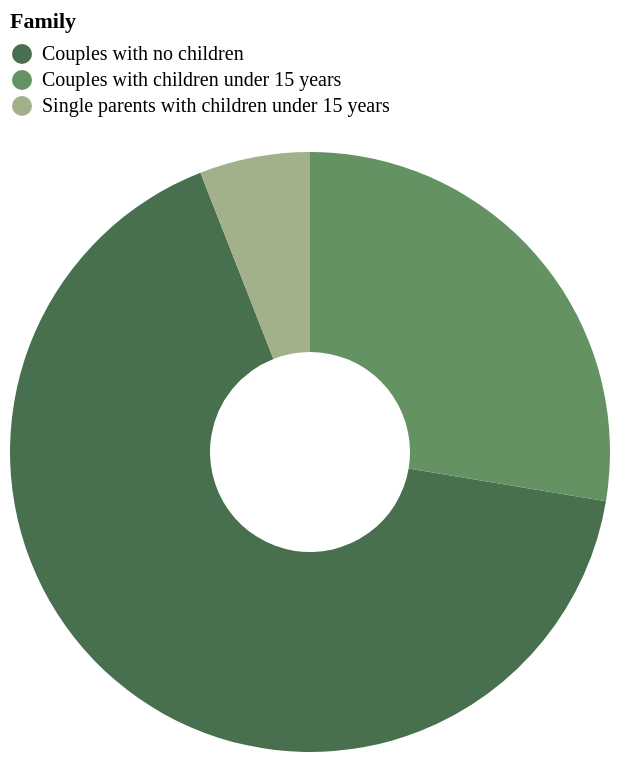

Vega-Lite specification for this chart:
### Vega-Lite specification from a JSON file in a GitHub repository (floating-point values rounded to 4 significant figures)
{"$schema": "https://vega.github.io/schema/vega-lite/v5.json", "data": {"values": [{"Family": "Couples with no children", "Value": 558, "Percentage": "66.43%"}, {"Family": "Couples with children under 15 years", "Value": 232, "Percentage": "27.62%"}, {"Family": "Single parents with children under 15 years", "Value": 50, "Percentage": "5.95%"}]}, "mark": {"type": "arc", "innerRadius": 50, "tooltip": true}, "encoding": {"theta": {"field": "Value", "type": "quantitative", "stack": "normalize"}, "color": {"field": "Family", "type": "nominal", "sort": ["Couples with no children", "Couples with children under 15 years", "Single parents with children under 15 years"], "legend": {"orient": "top", "labelLimit": 250, "columns": 1}, "scale": {"range": ["#48704f", "#649263", "#a3b18a"]}}, "tooltip": [{"field": "Family", "type": "nominal", "title": "Type of family"}, {"field": "Percentage", "type": "nominal", "title": "Share"}, {"field": "Value", "type": "quantitative", "title": "Number", "format": ","}]}, "config": {"style": {"cell": {"stroke": "white"}, "mark": {"font": "Barlow", "fontStyle": "Barlow", "fontWeight": 100}}, "legend": {"labelFont": "Barlow", "labelFontWeight": 100, "titleFont": "Barlow", "titleFontWeight": 600}, "axis": {"labelFont": "Barlow", "labelFontWeight": 400, "titleFontWeight": 100}, "title": {"font": "Barlow", "fontWeight": 700}}}
